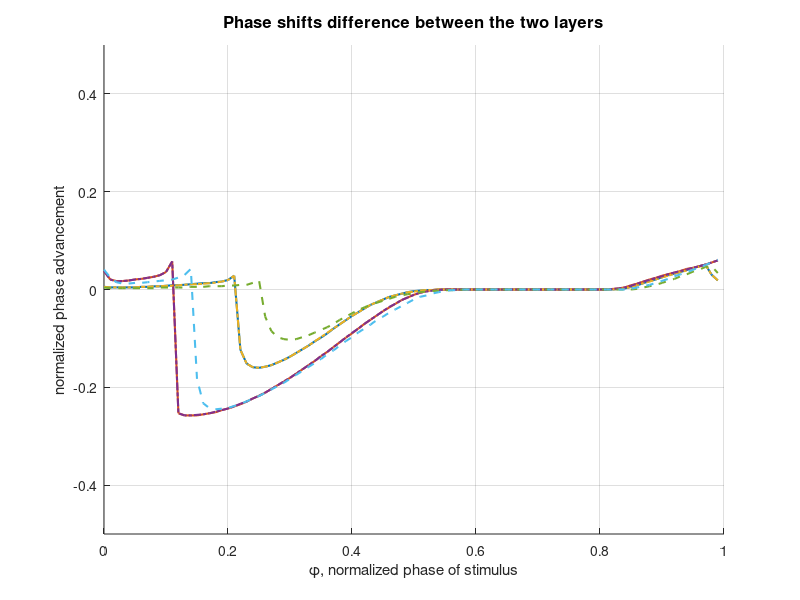

Write MATLAB code to recreate this figure.
clear all
clc

num_phase = 100;

load('Gw_PF.mat')
SF_R = RG_phase_shift;
SF = phase_shift;
S_RG = SF_R-SF;

load('Gw_PF-.mat')
N_RG = RG_phase_shift - phase_shift;




hold on
plot((0:num_phase-1)/num_phase,N_RG(1:2,:),'-','LineWidth',1.5)
plot((0:num_phase-1)/num_phase,S_RG(1:2,:),'-.','LineWidth',1.5)
plot((0:num_phase-1)/num_phase,N_RG(3:4,:),'--','LineWidth',1.5)

grid on
ylim([-0.5 0.5])
xlabel('\phi, normalized phase of stimulus')
ylabel('normalized phase advancement')
title('Phase shifts difference between the two layers','Fontsize',12)

set(gcf,'Position',[500 200 600 400])




% RG_phase_shift(3,:) = [];
% phase_shift(3,:) = [];
% hold on
% plot((0:num_phase-1)/num_phase,RG_phase_shift,'LineWidth',1.5)
% plot((0:num_phase-1)/num_phase,phase_shift,'--','LineWidth',1.5)
% grid on
% ylim([-0.5 0.5])
% xlabel('\phi, normalized phase of stimulus')
% ylabel('normalized phase advancement')
% title('Phase response curve of the system','Fontsize',12)
% 
% col = [0, 0.4470, 0.7410;0.8500, 0.3250, 0.0980;0.4940, 0.1840, 0.5560];
% colororder(col)
% set(gcf,'Position',[500 200 600 300])
% 
% plot((0:num_phase-1)/num_phase,SF_R(1:2,:),'LineWidth',1,'color',[0.3010, 0.7450, 0.9330])
% plot((0:num_phase-1)/num_phase,SF(1:2,:),'--','LineWidth',1,'color',[0.3010, 0.7450, 0.9330])
% G_w = 0.01   I_s = -0.2
